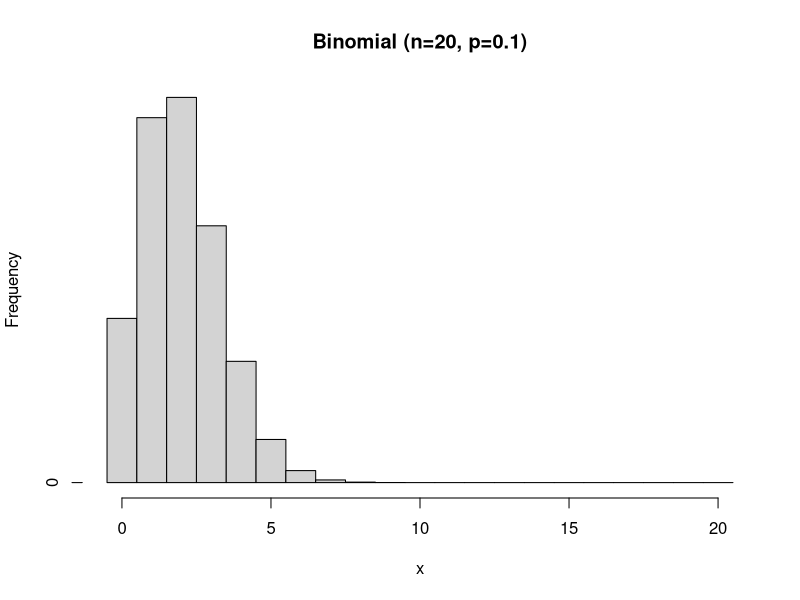
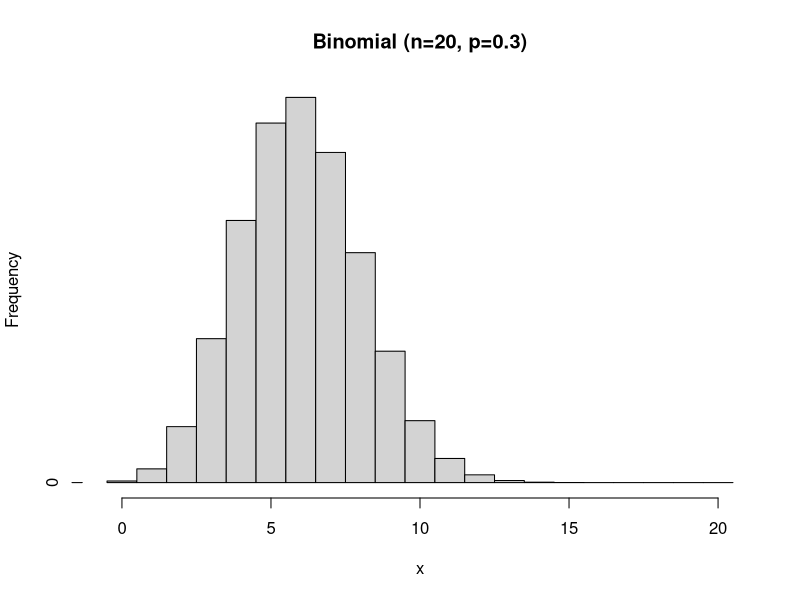
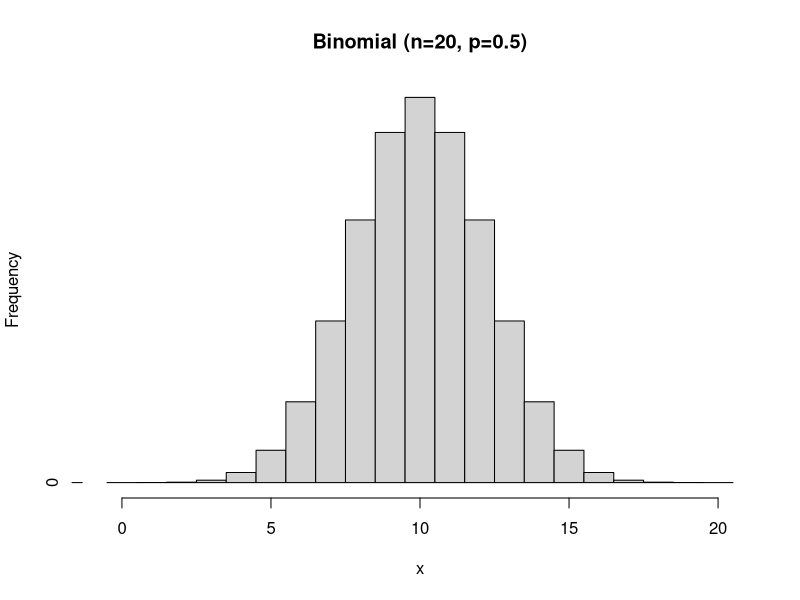
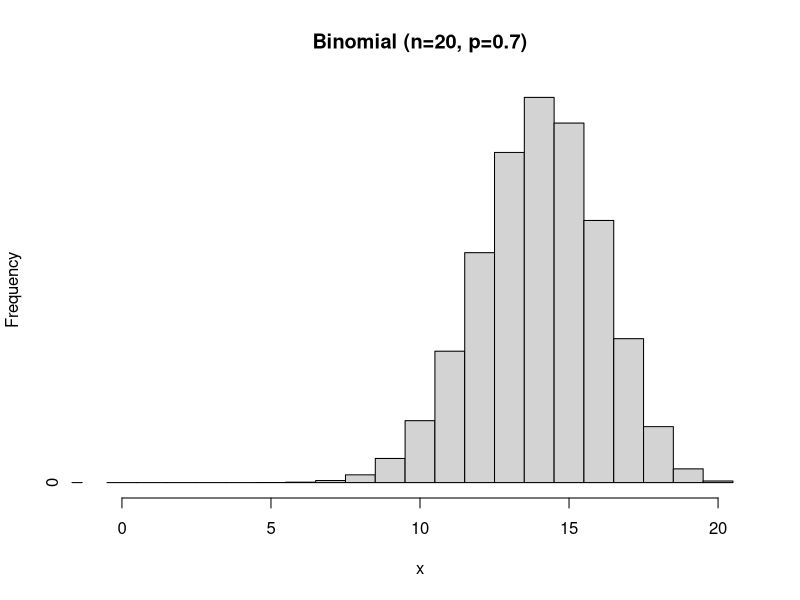
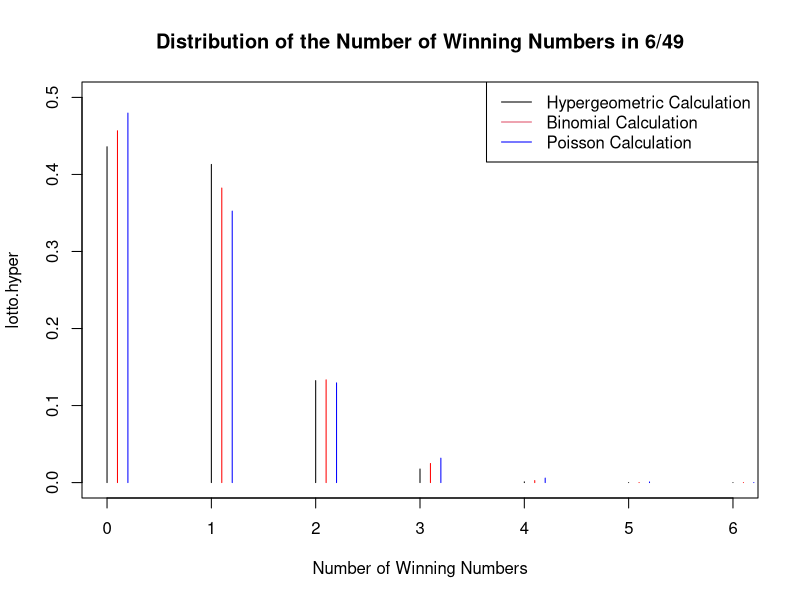

Write R code to recreate these figures, in order.
## ---- chunk 1
factorial (10)
## ---- chunk 2
choose (400,40)

choose (49, 6)
## ---- chunk 3
choose (400, 40) * factorial (40)
## ---- chunk 4
n <- 20; p <- 0.1
x <- 0:n

binom.x <- dbinom (x, size = n, p = p) # compute binomial probability
binom.x
breaks <-  c(x - 0.5, n + 0.5)
breaks
hist.binom <- list (breaks = breaks, counts = binom.x) 
class (hist.binom) <- "histogram"
plot (hist.binom, main = sprintf("Binomial (n=%g, p=%.1f)", n,p), xlab = "x")



n <- 20; p <- 0.3
x <- 0:n


binom.x <- dbinom (x, size = n, p = p) # compute binomial probability
binom.x
breaks <-  c(x - 0.5, n + 0.5)
breaks
hist.binom <- list (breaks = breaks, counts = binom.x) 
class (hist.binom) <- "histogram"
plot (hist.binom, main = sprintf("Binomial (n=%g, p=%.1f)", n,p), xlab = "x")



n <- 20; p <- 0.5
x <- 0:n

binom.x <- dbinom (x, size = n, p = p) # compute binomial probability
binom.x
breaks <-  c(x - 0.5, n + 0.5)
breaks
hist.binom <- list (breaks = breaks, counts = binom.x) 
class (hist.binom) <- "histogram"
plot (hist.binom, main = sprintf("Binomial (n=%g, p=%.1f)", n,p), xlab = "x")


n <- 20; p <- 0.7
x <- 0:n

binom.x <- dbinom (x, size = n, p = p) # compute binomial probability
binom.x
breaks <-  c(x - 0.5, n + 0.5)
breaks
hist.binom <- list (breaks = breaks, counts = binom.x) 
class (hist.binom) <- "histogram"
plot (hist.binom, main = sprintf("Binomial (n=%g, p=%.1f)", n,p), xlab = "x")
## ---- chunk 5
lotto.hyper <- dhyper(0:6, 6, 43, 6) # Exact Method
lotto.binomial <- dbinom (0:6, 6, 6/49)
lotto.poisson <- dpois(0:6, lambda = 6*6/49)
## ---- chunk 6
round(data.frame (x=0:6,  lotto.hyper, lotto.binomial, lotto.poisson), digits = 8)

plot(0:6, lotto.hyper, type = "h", ylim = c(0, 0.5),
     main = "Distribution of the Number of Winning Numbers in 6/49",
     xlab = "Number of Winning Numbers")
lines(0:6+0.1, lotto.binomial, type = "h", col = "red")
lines(0:6+0.2, lotto.poisson, type = "h", col = "blue")

legend("topright",
       legend = c("Hypergeometric Calculation",
                  "Binomial Calculation", 
                  "Poisson Calculation"), 
       lty = c(1,1,1),
       col = c(1,2,"blue"))
